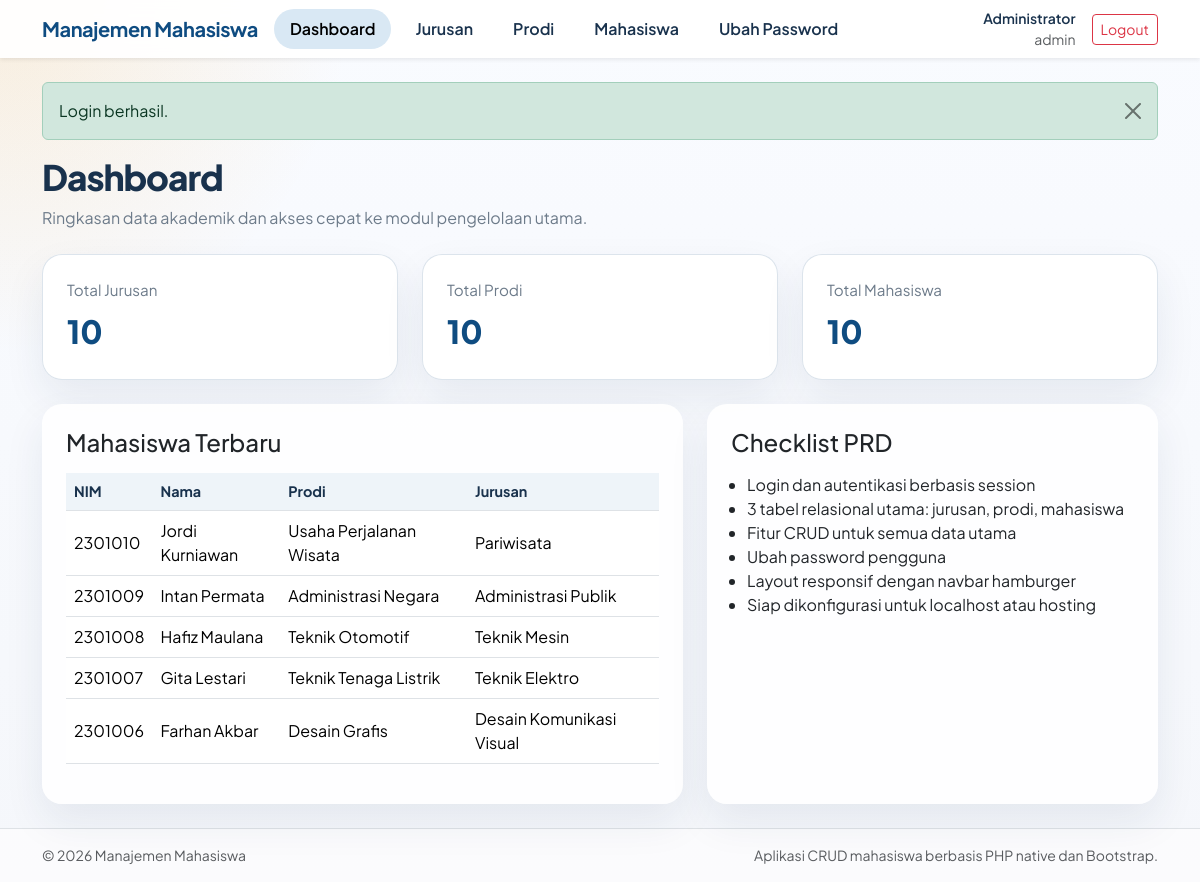
/index.php?route=dashboard (signed in), run on the app's committed database.
### tables this page shows
CREATE TABLE mahasiswa (
    nim VARCHAR(20) PRIMARY KEY,
    nama_mahasiswa VARCHAR(100) NOT NULL,
    alamat VARCHAR(255) NOT NULL,
    no_hp VARCHAR(20) NOT NULL,
    id_prodi INT NOT NULL,
    CONSTRAINT fk_mahasiswa_prodi
        FOREIGN KEY (id_prodi) REFERENCES prodi(id_prodi)
        ON UPDATE CASCADE ON DELETE RESTRICT
);

CREATE TABLE prodi (
    id_prodi INT AUTO_INCREMENT PRIMARY KEY,
    nama_prodi VARCHAR(100) NOT NULL,
    id_jurusan INT NOT NULL,
    CONSTRAINT fk_prodi_jurusan
        FOREIGN KEY (id_jurusan) REFERENCES jurusan(id_jurusan)
        ON UPDATE CASCADE ON DELETE RESTRICT
);

CREATE TABLE jurusan (
    id_jurusan INT AUTO_INCREMENT PRIMARY KEY,
    nama_jurusan VARCHAR(100) NOT NULL
);

### index.php (called while the page is built, shortened)
<?php
require __DIR__ . '/app/helpers/bootstrap.php';
$route = $_GET['route'] ?? 'dashboard';
$routes = [
    'login' => __DIR__ . '/modules/auth/login.php',
    'logout' => __DIR__ . '/modules/auth/logout.php',
    'dashboard' => __DIR__ . '/modules/dashboard/index.php',
    'jurusan' => __DIR__ . '/modules/jurusan/index.php',
    'jurusan-create' => __DIR__ . '/modules/jurusan/create.php',
    'jurusan-edit' => __DIR__ . '/modules/jurusan/edit.php',
    'jurusan-delete' => __DIR__ . '/modules/jurusan/delete.php',
    'prodi' => __DIR__ . '/modules/prodi/index.php',
    'prodi-create' => __DIR__ . '/modules/prodi/create.php',
    'prodi-edit' => __DIR__ . '/modules/prodi/edit.php',
    'prodi-delete' => __DIR__ . '/modules/prodi/delete.php',
    'mahasiswa' => __DIR__ . '/modules/mahasiswa/index.php',
    'mahasiswa-create' => __DIR__ . '/modules/mahasiswa/create.php',
    'mahasiswa-edit' => __DIR__ . '/modules/mahasiswa/edit.php',
    'mahasiswa-delete' => __DIR__ . '/modules/mahasiswa/delete.php',
    'ubah-password' => __DIR__ . '/modules/profile/password.php',
];
require $routes[$route];

### app/helpers/bootstrap.php (called while the page is built, shortened)
<?php
$appConfig = require BASE_PATH . '/app/config/app.php';
$databaseConfig = require BASE_PATH . '/app/config/database.php';
require BASE_PATH . '/app/helpers/functions.php';
require BASE_PATH . '/app/helpers/auth.php';
function db(): PDO
{
    static $pdo = null;
    if ($pdo instanceof PDO) {
        return $pdo;
    }
    global $databaseConfig;
    $dsn = sprintf(
        'mysql:host=%s;port=%s;dbname=%s;charset=%s',
        $databaseConfig['host'],
        $databaseConfig['port'],
        $databaseConfig['database'],
        $databaseConfig['charset']
    );
    $pdo = new PDO(
        $dsn,
        $databaseConfig['username'],
        $databaseConfig['password'],
        [
            PDO::ATTR_ERRMODE => PDO::ERRMODE_EXCEPTION,
            PDO::ATTR_DEFAULT_FETCH_MODE => PDO::FETCH_ASSOC,
        ]
    );
    return $pdo;
}

### app/helpers/functions.php (called while the page is built, shortened)
<?php
function config(string $key, mixed $default = null): mixed
{
    global $appConfig;
    return $appConfig[$key] ?? $default;
}
function app_url(string $path = ''): string
{
    $baseUrl = rtrim((string) config('base_url', ''), '/');
    $path = ltrim($path, '/');
    return $baseUrl . '/' . $path;
}
function e(?string $value): string
{
    return htmlspecialchars((string) $value, ENT_QUOTES, 'UTF-8');
}
function get_flash(): ?array
{
    $flash = $_SESSION['flash'] ?? null;
    return $flash;
}
function render(string $title, string $content, bool $showSidebar = true): void
{
    require BASE_PATH . '/app/views/layouts/main.php';
}

### app/config/app.php (called while the page is built, shortened)
<?php
return [
    'app_name' => 'Manajemen Mahasiswa',
    'base_url' => getenv('APP_BASE_URL') ?: '/manajemen-mahasiswa',
];

### app/helpers/auth.php (called while the page is built, shortened)
<?php
function auth_user(): ?array
{
    return $_SESSION['auth'] ?? null;
}

### modules/dashboard/index.php (the view, shortened to what this page needs)
<?php
$counts = [
    'jurusan' => (int) db()->query('SELECT COUNT(*) FROM jurusan')->fetchColumn(),
    'prodi' => (int) db()->query('SELECT COUNT(*) FROM prodi')->fetchColumn(),
    'mahasiswa' => (int) db()->query('SELECT COUNT(*) FROM mahasiswa')->fetchColumn(),
];
$latestStudents = db()->query(
    'SELECT m.nim, m.nama_mahasiswa, p.nama_prodi, j.nama_jurusan
     FROM mahasiswa m
     INNER JOIN prodi p ON p.id_prodi = m.id_prodi
     INNER JOIN jurusan j ON j.id_jurusan = p.id_jurusan
     ORDER BY m.nim DESC
     LIMIT 5'
)->fetchAll();
?>
<section class="page-heading">
    <div>
        <h1>Dashboard</h1>
        <p>Ringkasan data akademik dan akses cepat ke modul pengelolaan utama.</p>
    </div>
</section>
<div class="row g-4 mb-4">
    <div class="col-md-4">
        <div class="stat-card">
            <div class="stat-label">Total Jurusan</div>
            <div class="stat-value"><?= $counts['jurusan']; ?></div>
        </div>
    </div>
    <div class="col-md-4">
        <div class="stat-card">
            <div class="stat-label">Total Prodi</div>
            <div class="stat-value"><?= $counts['prodi']; ?></div>
        </div>
    </div>
    <div class="col-md-4">
        <div class="stat-card">
            <div class="stat-label">Total Mahasiswa</div>
            <div class="stat-value"><?= $counts['mahasiswa']; ?></div>
        </div>
    </div>
</div>
<div class="row g-4">
    <div class="col-lg-7">
        <div class="card section-card border-0">
            <h2 class="h4 mb-3">Mahasiswa Terbaru</h2>
            <div class="table-responsive">
                <table class="table align-middle">
                    <thead>
                    <tr>
                        <th>NIM</th>
                        <th>Nama</th>
                        <th>Prodi</th>
                        <th>Jurusan</th>
                    </tr>
                    </thead>
                    <tbody>
                    <?php foreach ($latestStudents as $student): ?>
                        <tr>
                            <td><?= e($student['nim']); ?></td>
                            <td><?= e($student['nama_mahasiswa']); ?></td>
                            <td><?= e($student['nama_prodi']); ?></td>
                            <td><?= e($student['nama_jurusan']); ?></td>
                        </tr>
                    <?php endforeach; ?>
                    </tbody>
                </table>
            </div>
        </div>
    </div>
    <div class="col-lg-5">
        <div class="card section-card border-0 h-100">
            <h2 class="h4 mb-3">Checklist PRD</h2>
            <ul class="mb-0 ps-3">
                <li>Login dan autentikasi berbasis session</li>
                <li>3 tabel relasional utama: jurusan, prodi, mahasiswa</li>
                <li>Fitur CRUD untuk semua data utama</li>
                <li>Ubah password pengguna</li>
                <li>Layout responsif dengan navbar hamburger</li>
                <li>Siap dikonfigurasi untuk localhost atau hosting</li>
            </ul>
        </div>
    </div>
</div>
<?php
$content = (string) ob_get_clean();
render('Dashboard', $content);

### app/views/layouts/main.php (shortened to what this page needs)
<?php
$flash = get_flash();
$isGuestPage = !$showSidebar;
?>
<!DOCTYPE html>
<html lang="id">
<head>
    <link href="https://cdn.jsdelivr.net/npm/bootstrap@5.3.3/dist/css/bootstrap.min.css" rel="stylesheet">
    <link rel="stylesheet" href="<?= e(app_url('assets/css/app.css')); ?>">
</head>
<body>
<?php if ($isGuestPage): ?>
    <main class="auth-shell">
        <div class="container py-5">
            <?php if ($flash): ?>
                <?php require BASE_PATH . '/app/views/partials/flash.php'; ?>
            <?php endif; ?>
            <?= $content; ?>
        </div>
    </main>
<?php else: ?>
    <?php require BASE_PATH . '/app/views/partials/navbar.php'; ?>
    <main class="py-4">
        <div class="container">
            <?php if ($flash): ?>
                <?php require BASE_PATH . '/app/views/partials/flash.php'; ?>
            <?php endif; ?>
            <?= $content; ?>
        </div>
    </main>
    <?php require BASE_PATH . '/app/views/partials/footer.php'; ?>
<?php endif; ?>
</body>
</html>

### app/views/partials/navbar.php (shortened to what this page needs)
<?php
$currentRoute = $_GET['route'] ?? 'dashboard';
$user = auth_user();
?>
<header class="topbar shadow-sm">
    <nav class="navbar navbar-expand-lg">
        <div class="container">
            <a class="navbar-brand fw-bold" href="index.php?route=dashboard">Manajemen Mahasiswa</a>
            <div class="collapse navbar-collapse" id="mainNavbar">
                <ul class="navbar-nav me-auto mb-3 mb-lg-0 gap-lg-2">
                    <li class="nav-item"><a class="nav-link <?= $currentRoute === 'dashboard' ? 'active' : ''; ?>" href="index.php?route=dashboard">Dashboard</a></li>
                    <li class="nav-item"><a class="nav-link <?= str_starts_with($currentRoute, 'jurusan') ? 'active' : ''; ?>" href="index.php?route=jurusan">Jurusan</a></li>
                    <li class="nav-item"><a class="nav-link <?= str_starts_with($currentRoute, 'prodi') ? 'active' : ''; ?>" href="index.php?route=prodi">Prodi</a></li>
                    <li class="nav-item"><a class="nav-link <?= str_starts_with($currentRoute, 'mahasiswa') ? 'active' : ''; ?>" href="index.php?route=mahasiswa">Mahasiswa</a></li>
                    <li class="nav-item"><a class="nav-link <?= $currentRoute === 'ubah-password' ? 'active' : ''; ?>" href="index.php?route=ubah-password">Ubah Password</a></li>
                </ul>
                <div class="d-flex align-items-center gap-3">
                    <div class="text-end small">
                        <div class="fw-semibold"><?= e($user['nama_user'] ?? ''); ?></div>
                        <div class="text-body-secondary"><?= e($user['username'] ?? ''); ?></div>
                    </div>
                    <a class="btn btn-outline-danger btn-sm" href="index.php?route=logout">Logout</a>
                </div>
            </div>
        </div>
    </nav>
</header>

### app/views/partials/flash.php (shortened to what this page needs)
<?php
$flashType = $flash['type'] === 'success' ? 'success' : ($flash['type'] === 'warning' ? 'warning' : 'danger');
?>
<div class="alert alert-<?= e($flashType); ?> alert-dismissible fade show" role="alert">
    <?= e($flash['message']); ?>
    <button type="button" class="btn-close" data-bs-dismiss="alert" aria-label="Close"></button>
</div>

### app/views/partials/footer.php (shortened to what this page needs)
<footer class="site-footer border-top py-3">
    <div class="container d-flex flex-column flex-md-row justify-content-between gap-2 small text-body-secondary">
        <span>&copy; <?= date('Y'); ?> Manajemen Mahasiswa</span>
        <span>Aplikasi CRUD mahasiswa berbasis PHP native dan Bootstrap.</span>
    </div>
</footer>

### assets/css/app.css (style rules this page uses)
:root { --mm-surface: #f5f7fb; --mm-panel: #ffffff; --mm-primary: #0f4c81; --mm-primary-soft: #d9e8f4; --mm-accent: #f39c12; --mm-text: #19324d; --mm-muted: #6d7b8a; --mm-border: #d9e1ea; }
body { min-height: 100vh; background: radial-gradient(circle at top left, rgba(243, 156, 18, 0.14), transparent 22rem), linear-gradient(180deg, #f9fbff 0%, var(--mm-surface) 100%); color: var(--mm-text); font-family: "Plus Jakarta Sans", sans-serif; }
.topbar { background: rgba(255, 255, 255, 0.92); backdrop-filter: blur(10px); }
.navbar-brand { color: var(--mm-primary); letter-spacing: -0.02em; }
.nav-link { border-radius: 999px; color: var(--mm-text); font-weight: 600; padding-inline: 1rem !important; }
.nav-link.active, .nav-link:hover { background: var(--mm-primary-soft); color: var(--mm-primary); }
.card, .table-wrap, .stat-card, .auth-card { background: rgba(255, 255, 255, 0.92); border: 1px solid rgba(217, 225, 234, 0.9); border-radius: 1.25rem; box-shadow: 0 18px 40px rgba(23, 55, 94, 0.08); }
.page-heading { display: flex; flex-wrap: wrap; justify-content: space-between; gap: 1rem; margin-bottom: 1.5rem; }
.page-heading h1 { font-size: clamp(1.6rem, 4vw, 2.2rem); font-weight: 800; letter-spacing: -0.03em; }
.page-heading p { color: var(--mm-muted); margin-bottom: 0; }
.stat-card { padding: 1.5rem; height: 100%; }
.stat-label { color: var(--mm-muted); font-size: 0.95rem; }
.stat-value { color: var(--mm-primary); font-size: 2rem; font-weight: 800; margin-top: 0.3rem; }
.table thead th { background: #eef4f9; color: var(--mm-text); font-size: 0.9rem; white-space: nowrap; }
.section-card { padding: 1.5rem; }
.site-footer { background: rgba(255, 255, 255, 0.6); }

### data on the page
mahasiswa: nim "2301010", nama_mahasiswa "Jordi Kurniawan", id_prodi.nama_prodi "Usaha Perjalanan Wisata", jurusan.nama_jurusan "Pariwisata"
mahasiswa: nim "2301009", nama_mahasiswa "Intan Permata", id_prodi.nama_prodi "Administrasi Negara", jurusan.nama_jurusan "Administrasi Publik"
mahasiswa: nim "2301008", nama_mahasiswa "Hafiz Maulana", id_prodi.nama_prodi "Teknik Otomotif", jurusan.nama_jurusan "Teknik Mesin"
mahasiswa: nim "2301007", nama_mahasiswa "Gita Lestari", id_prodi.nama_prodi "Teknik Tenaga Listrik", jurusan.nama_jurusan "Teknik Elektro"
mahasiswa: nim "2301006", nama_mahasiswa "Farhan Akbar", id_prodi.nama_prodi "Desain Grafis", jurusan.nama_jurusan "Desain Komunikasi Visual"

### other printed values
$user['nama_user'] "Administrator"
$user['username'] "admin"
$flash['message'] "Login berhasil."
$counts['jurusan'] "10"
$counts['prodi'] "10"
$counts['mahasiswa'] "10"
